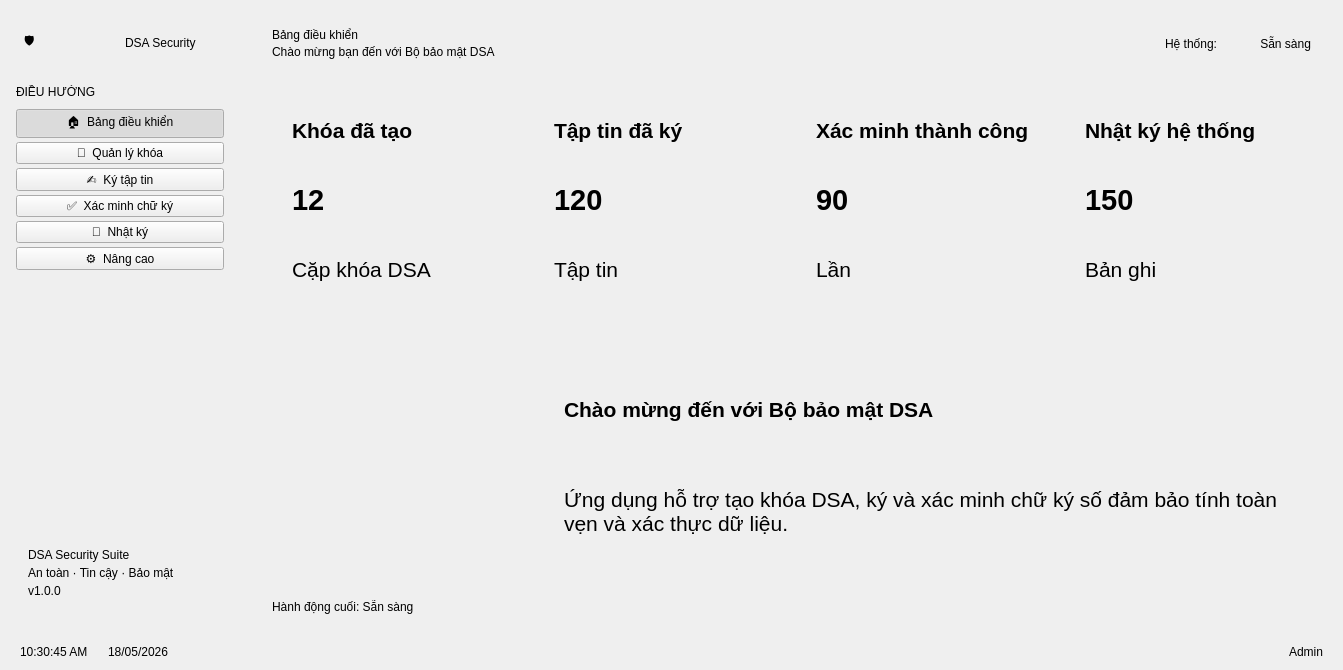
<?xml version="1.0" encoding="UTF-8"?>
<ui version="4.0">
 <class>MainWindow</class>
 <widget class="QMainWindow" name="MainWindow">
  <property name="geometry">
   <rect>
    <x>0</x>
    <y>0</y>
    <width>1343</width>
    <height>670</height>
   </rect>
  </property>
  <property name="windowTitle">
   <string>Bộ Bảo Mật DSA</string>
  </property>
  <widget class="QWidget" name="centralwidget">
   <layout class="QVBoxLayout" name="globalLayout">
    <property name="spacing">
     <number>0</number>
    </property>
    <property name="leftMargin">
     <number>0</number>
    </property>
    <property name="topMargin">
     <number>0</number>
    </property>
    <property name="rightMargin">
     <number>0</number>
    </property>
    <property name="bottomMargin">
     <number>0</number>
    </property>
    <item>
     <layout class="QHBoxLayout" name="bodyLayout">
      <property name="spacing">
       <number>0</number>
      </property>
      <item>
       <widget class="QFrame" name="sidebar">
        <property name="minimumSize">
         <size>
          <width>240</width>
          <height>0</height>
         </size>
        </property>
        <property name="maximumSize">
         <size>
          <width>240</width>
          <height>16777215</height>
         </size>
        </property>
        <layout class="QVBoxLayout" name="sidebarLayout">
         <property name="spacing">
          <number>4</number>
         </property>
         <property name="leftMargin">
          <number>16</number>
         </property>
         <property name="topMargin">
          <number>24</number>
         </property>
         <property name="rightMargin">
          <number>16</number>
         </property>
         <property name="bottomMargin">
          <number>24</number>
         </property>
         <item>
          <widget class="QFrame" name="logoFrame">
           <layout class="QHBoxLayout" name="logoLayout">
            <property name="spacing">
             <number>10</number>
            </property>
            <property name="leftMargin">
             <number>8</number>
            </property>
            <property name="topMargin">
             <number>8</number>
            </property>
            <property name="rightMargin">
             <number>8</number>
            </property>
            <property name="bottomMargin">
             <number>8</number>
            </property>
            <item>
             <widget class="QLabel" name="logoIcon">
              <property name="text">
               <string>🛡</string>
              </property>
             </widget>
            </item>
            <item>
             <widget class="QLabel" name="logoLabel">
              <property name="text">
               <string>DSA Security</string>
              </property>
             </widget>
            </item>
           </layout>
          </widget>
         </item>
         <item>
          <spacer name="logoSpacer">
           <property name="orientation">
            <enum>Qt::Orientation::Vertical</enum>
           </property>
           <property name="sizeType">
            <enum>QSizePolicy::Policy::Fixed</enum>
           </property>
           <property name="sizeHint" stdset="0">
            <size>
             <width>20</width>
             <height>20</height>
            </size>
           </property>
          </spacer>
         </item>
         <item>
          <widget class="QLabel" name="navSectionLabel">
           <property name="text">
            <string>ĐIỀU HƯỚNG</string>
           </property>
          </widget>
         </item>
         <item>
          <spacer name="navLabelSpacer">
           <property name="orientation">
            <enum>Qt::Orientation::Vertical</enum>
           </property>
           <property name="sizeType">
            <enum>QSizePolicy::Policy::Fixed</enum>
           </property>
           <property name="sizeHint" stdset="0">
            <size>
             <width>20</width>
             <height>6</height>
            </size>
           </property>
          </spacer>
         </item>
         <item>
          <widget class="QPushButton" name="btnDashboard">
           <property name="text">
            <string>🏠  Bảng điều khiển</string>
           </property>
           <property name="checkable">
            <bool>true</bool>
           </property>
           <property name="checked">
            <bool>true</bool>
           </property>
          </widget>
         </item>
         <item>
          <widget class="QPushButton" name="btnKeyManagement">
           <property name="text">
            <string>🔑  Quản lý khóa</string>
           </property>
           <property name="checkable">
            <bool>true</bool>
           </property>
          </widget>
         </item>
         <item>
          <widget class="QPushButton" name="btnSign">
           <property name="text">
            <string>✍️  Ký tập tin</string>
           </property>
           <property name="checkable">
            <bool>true</bool>
           </property>
          </widget>
         </item>
         <item>
          <widget class="QPushButton" name="btnVerify">
           <property name="text">
            <string>✅  Xác minh chữ ký</string>
           </property>
           <property name="checkable">
            <bool>true</bool>
           </property>
          </widget>
         </item>
         <item>
          <widget class="QPushButton" name="btnLogs">
           <property name="text">
            <string>📜  Nhật ký</string>
           </property>
           <property name="checkable">
            <bool>true</bool>
           </property>
          </widget>
         </item>
         <item>
          <widget class="QPushButton" name="btnAdvanced">
           <property name="text">
            <string>⚙️  Nâng cao</string>
           </property>
           <property name="checkable">
            <bool>true</bool>
           </property>
          </widget>
         </item>
         <item>
          <spacer name="verticalSpacer">
           <property name="orientation">
            <enum>Qt::Orientation::Vertical</enum>
           </property>
           <property name="sizeHint" stdset="0">
            <size>
             <width>20</width>
             <height>40</height>
            </size>
           </property>
          </spacer>
         </item>
         <item>
          <widget class="QFrame" name="brandCard">
           <layout class="QVBoxLayout" name="brandLayout">
            <property name="spacing">
             <number>4</number>
            </property>
            <property name="leftMargin">
             <number>12</number>
            </property>
            <property name="topMargin">
             <number>12</number>
            </property>
            <property name="rightMargin">
             <number>12</number>
            </property>
            <property name="bottomMargin">
             <number>12</number>
            </property>
            <item>
             <widget class="QLabel" name="brandTitle">
              <property name="text">
               <string>DSA Security Suite</string>
              </property>
              <property name="alignment">
               <set>Qt::AlignmentFlag::AlignLeading</set>
              </property>
             </widget>
            </item>
            <item>
             <widget class="QLabel" name="brandSub">
              <property name="text">
               <string>An toàn · Tin cậy · Bảo mật</string>
              </property>
              <property name="alignment">
               <set>Qt::AlignmentFlag::AlignLeading</set>
              </property>
             </widget>
            </item>
            <item>
             <widget class="QLabel" name="brandVersion">
              <property name="text">
               <string>v1.0.0</string>
              </property>
              <property name="alignment">
               <set>Qt::AlignmentFlag::AlignLeading</set>
              </property>
             </widget>
            </item>
           </layout>
          </widget>
         </item>
        </layout>
       </widget>
      </item>
      <item>
       <widget class="QFrame" name="mainContent">
        <layout class="QVBoxLayout" name="mainContentLayout">
         <property name="spacing">
          <number>20</number>
         </property>
         <property name="leftMargin">
          <number>32</number>
         </property>
         <property name="topMargin">
          <number>28</number>
         </property>
         <property name="rightMargin">
          <number>32</number>
         </property>
         <property name="bottomMargin">
          <number>20</number>
         </property>
         <item>
          <layout class="QHBoxLayout" name="headerRow">
           <item>
            <layout class="QVBoxLayout" name="titleHeaderStack">
             <property name="spacing">
              <number>3</number>
             </property>
             <item>
              <widget class="QLabel" name="mainTitle">
               <property name="text">
                <string>Bảng điều khiển</string>
               </property>
              </widget>
             </item>
             <item>
              <widget class="QLabel" name="subTitle">
               <property name="text">
                <string>Chào mừng bạn đến với Bộ bảo mật DSA</string>
               </property>
              </widget>
             </item>
            </layout>
           </item>
           <item>
            <spacer name="headerSpacer">
             <property name="orientation">
              <enum>Qt::Orientation::Horizontal</enum>
             </property>
             <property name="sizeHint" stdset="0">
              <size>
               <width>40</width>
               <height>20</height>
              </size>
             </property>
            </spacer>
           </item>
           <item>
            <widget class="QLabel" name="labelSystemStatus">
             <property name="text">
              <string>Hệ thống:             Sẵn sàng</string>
             </property>
             <property name="alignment">
              <set>Qt::AlignmentFlag::AlignRight|Qt::AlignmentFlag::AlignTrailing|Qt::AlignmentFlag::AlignVCenter</set>
             </property>
            </widget>
           </item>
          </layout>
         </item>
         <item>
          <widget class="QStackedWidget" name="stackedWidget">
           <property name="currentIndex">
            <number>0</number>
           </property>
           <widget class="QWidget" name="pageDashboard">
            <property name="styleSheet">
             <string notr="true"/>
            </property>
            <layout class="QVBoxLayout" name="dashboardPageLayout">
             <property name="spacing">
              <number>20</number>
             </property>
             <property name="leftMargin">
              <number>0</number>
             </property>
             <property name="topMargin">
              <number>0</number>
             </property>
             <property name="rightMargin">
              <number>0</number>
             </property>
             <property name="bottomMargin">
              <number>0</number>
             </property>
             <item>
              <layout class="QHBoxLayout" name="statsCardsLayout">
               <property name="spacing">
                <number>16</number>
               </property>
               <item>
                <widget class="QFrame" name="cardKey">
                 <layout class="QVBoxLayout" name="cardKeyLayout">
                  <property name="spacing">
                   <number>4</number>
                  </property>
                  <property name="leftMargin">
                   <number>20</number>
                  </property>
                  <property name="topMargin">
                   <number>18</number>
                  </property>
                  <property name="rightMargin">
                   <number>20</number>
                  </property>
                  <property name="bottomMargin">
                   <number>18</number>
                  </property>
                  <item>
                   <widget class="QLabel" name="cardKeyTitle">
                    <property name="font">
                     <font>
                      <pointsize>16</pointsize>
                      <bold>true</bold>
                     </font>
                    </property>
                    <property name="text">
                     <string>Khóa đã tạo</string>
                    </property>
                   </widget>
                  </item>
                  <item>
                   <widget class="QLabel" name="cardKeyVal">
                    <property name="font">
                     <font>
                      <pointsize>22</pointsize>
                      <bold>true</bold>
                     </font>
                    </property>
                    <property name="text">
                     <string>12</string>
                    </property>
                   </widget>
                  </item>
                  <item>
                   <widget class="QLabel" name="cardKeySub">
                    <property name="font">
                     <font>
                      <pointsize>16</pointsize>
                     </font>
                    </property>
                    <property name="text">
                     <string>Cặp khóa DSA</string>
                    </property>
                   </widget>
                  </item>
                 </layout>
                </widget>
               </item>
               <item>
                <widget class="QFrame" name="cardSign">
                 <layout class="QVBoxLayout" name="cardSignLayout">
                  <property name="spacing">
                   <number>4</number>
                  </property>
                  <property name="leftMargin">
                   <number>20</number>
                  </property>
                  <property name="topMargin">
                   <number>18</number>
                  </property>
                  <property name="rightMargin">
                   <number>20</number>
                  </property>
                  <property name="bottomMargin">
                   <number>18</number>
                  </property>
                  <item>
                   <widget class="QLabel" name="cardSignTitle">
                    <property name="font">
                     <font>
                      <pointsize>16</pointsize>
                      <bold>true</bold>
                     </font>
                    </property>
                    <property name="text">
                     <string>Tập tin đã ký</string>
                    </property>
                   </widget>
                  </item>
                  <item>
                   <widget class="QLabel" name="cardSignVal">
                    <property name="font">
                     <font>
                      <pointsize>22</pointsize>
                      <bold>true</bold>
                     </font>
                    </property>
                    <property name="text">
                     <string>120</string>
                    </property>
                   </widget>
                  </item>
                  <item>
                   <widget class="QLabel" name="cardSignSub">
                    <property name="font">
                     <font>
                      <pointsize>16</pointsize>
                     </font>
                    </property>
                    <property name="text">
                     <string>Tập tin</string>
                    </property>
                   </widget>
                  </item>
                 </layout>
                </widget>
               </item>
               <item>
                <widget class="QFrame" name="cardVerify">
                 <layout class="QVBoxLayout" name="cardVerifyLayout">
                  <property name="spacing">
                   <number>4</number>
                  </property>
                  <property name="leftMargin">
                   <number>20</number>
                  </property>
                  <property name="topMargin">
                   <number>18</number>
                  </property>
                  <property name="rightMargin">
                   <number>20</number>
                  </property>
                  <property name="bottomMargin">
                   <number>18</number>
                  </property>
                  <item>
                   <widget class="QLabel" name="cardVerifyTitle">
                    <property name="font">
                     <font>
                      <pointsize>16</pointsize>
                      <bold>true</bold>
                     </font>
                    </property>
                    <property name="text">
                     <string>Xác minh thành công</string>
                    </property>
                   </widget>
                  </item>
                  <item>
                   <widget class="QLabel" name="cardVerifyVal">
                    <property name="font">
                     <font>
                      <pointsize>22</pointsize>
                      <bold>true</bold>
                     </font>
                    </property>
                    <property name="text">
                     <string>90</string>
                    </property>
                   </widget>
                  </item>
                  <item>
                   <widget class="QLabel" name="cardVerifySub">
                    <property name="font">
                     <font>
                      <pointsize>16</pointsize>
                     </font>
                    </property>
                    <property name="text">
                     <string>Lần</string>
                    </property>
                   </widget>
                  </item>
                 </layout>
                </widget>
               </item>
               <item>
                <widget class="QFrame" name="cardLogs">
                 <layout class="QVBoxLayout" name="cardLogsLayout">
                  <property name="spacing">
                   <number>4</number>
                  </property>
                  <property name="leftMargin">
                   <number>20</number>
                  </property>
                  <property name="topMargin">
                   <number>18</number>
                  </property>
                  <property name="rightMargin">
                   <number>20</number>
                  </property>
                  <property name="bottomMargin">
                   <number>18</number>
                  </property>
                  <item>
                   <widget class="QLabel" name="cardLogsTitle">
                    <property name="font">
                     <font>
                      <pointsize>16</pointsize>
                      <bold>true</bold>
                     </font>
                    </property>
                    <property name="text">
                     <string>Nhật ký hệ thống</string>
                    </property>
                   </widget>
                  </item>
                  <item>
                   <widget class="QLabel" name="cardLogsVal">
                    <property name="font">
                     <font>
                      <pointsize>22</pointsize>
                      <bold>true</bold>
                     </font>
                    </property>
                    <property name="text">
                     <string>150</string>
                    </property>
                   </widget>
                  </item>
                  <item>
                   <widget class="QLabel" name="cardLogsSub">
                    <property name="font">
                     <font>
                      <pointsize>16</pointsize>
                     </font>
                    </property>
                    <property name="text">
                     <string>Bản ghi</string>
                    </property>
                   </widget>
                  </item>
                 </layout>
                </widget>
               </item>
              </layout>
             </item>
             <item>
              <widget class="QFrame" name="welcomeBannerCard">
               <layout class="QHBoxLayout" name="bannerInnerLayout">
                <property name="spacing">
                 <number>24</number>
                </property>
                <property name="leftMargin">
                 <number>28</number>
                </property>
                <property name="topMargin">
                 <number>24</number>
                </property>
                <property name="rightMargin">
                 <number>28</number>
                </property>
                <property name="bottomMargin">
                 <number>24</number>
                </property>
                <item>
                 <widget class="QLabel" name="bannerImagePlaceholder">
                  <property name="minimumSize">
                   <size>
                    <width>240</width>
                    <height>160</height>
                   </size>
                  </property>
                  <property name="maximumSize">
                   <size>
                    <width>240</width>
                    <height>160</height>
                   </size>
                  </property>
                  <property name="pixmap">
                   <pixmap>../lock.ico</pixmap>
                  </property>
                  <property name="scaledContents">
                   <bool>true</bool>
                  </property>
                  <property name="alignment">
                   <set>Qt::AlignmentFlag::AlignCenter</set>
                  </property>
                 </widget>
                </item>
                <item>
                 <layout class="QVBoxLayout" name="bannerTextLayout">
                  <property name="spacing">
                   <number>12</number>
                  </property>
                  <item>
                   <widget class="QLabel" name="bannerTitle">
                    <property name="font">
                     <font>
                      <pointsize>16</pointsize>
                      <bold>true</bold>
                     </font>
                    </property>
                    <property name="text">
                     <string>Chào mừng đến với Bộ bảo mật DSA</string>
                    </property>
                   </widget>
                  </item>
                  <item>
                   <widget class="QLabel" name="bannerDesc">
                    <property name="font">
                     <font>
                      <pointsize>16</pointsize>
                     </font>
                    </property>
                    <property name="text">
                     <string>Ứng dụng hỗ trợ tạo khóa DSA, ký và xác minh chữ ký số đảm bảo tính toàn vẹn và xác thực dữ liệu.</string>
                    </property>
                    <property name="wordWrap">
                     <bool>true</bool>
                    </property>
                   </widget>
                  </item>
                 </layout>
                </item>
               </layout>
              </widget>
             </item>
            </layout>
           </widget>
           <widget class="QWidget" name="pageKeyManagement">
            <layout class="QVBoxLayout" name="keyPageLayout">
             <property name="spacing">
              <number>16</number>
             </property>
             <property name="leftMargin">
              <number>0</number>
             </property>
             <property name="topMargin">
              <number>0</number>
             </property>
             <property name="rightMargin">
              <number>0</number>
             </property>
             <property name="bottomMargin">
              <number>0</number>
             </property>
             <item>
              <widget class="QFrame" name="keyActionsCard">
               <layout class="QHBoxLayout" name="keyActionsLayout">
                <property name="spacing">
                 <number>12</number>
                </property>
                <property name="leftMargin">
                 <number>20</number>
                </property>
                <property name="topMargin">
                 <number>16</number>
                </property>
                <property name="rightMargin">
                 <number>20</number>
                </property>
                <property name="bottomMargin">
                 <number>16</number>
                </property>
                <item>
                 <widget class="QPushButton" name="btnGenerateKeys">
                  <property name="text">
                   <string>🔑  Tạo Cặp Khóa Mới</string>
                  </property>
                 </widget>
                </item>
                <item>
                 <widget class="QPushButton" name="btnSaveKeyPair">
                  <property name="text">
                   <string>⬇️  Tải Xuống Cả 2 Khóa</string>
                  </property>
                 </widget>
                </item>
                <item>
                 <spacer name="keyActionsSpacer">
                  <property name="orientation">
                   <enum>Qt::Orientation::Horizontal</enum>
                  </property>
                  <property name="sizeHint" stdset="0">
                   <size>
                    <width>40</width>
                    <height>20</height>
                   </size>
                  </property>
                 </spacer>
                </item>
                <item>
                 <widget class="QLabel" name="labelLoadedKey">
                  <property name="text">
                   <string>Chưa nạp khóa</string>
                  </property>
                  <property name="alignment">
                   <set>Qt::AlignmentFlag::AlignRight|Qt::AlignmentFlag::AlignTrailing|Qt::AlignmentFlag::AlignVCenter</set>
                  </property>
                 </widget>
                </item>
               </layout>
              </widget>
             </item>
             <item>
              <widget class="QTextEdit" name="textKeyInfo">
               <property name="readOnly">
                <bool>true</bool>
               </property>
               <property name="placeholderText">
                <string>Thông tin khóa sẽ hiển thị tại đây sau khi tạo...</string>
               </property>
              </widget>
             </item>
            </layout>
           </widget>
           <widget class="QWidget" name="pageSign">
            <layout class="QVBoxLayout" name="signPageLayout">
             <property name="spacing">
              <number>14</number>
             </property>
             <property name="leftMargin">
              <number>0</number>
             </property>
             <property name="topMargin">
              <number>0</number>
             </property>
             <property name="rightMargin">
              <number>0</number>
             </property>
             <property name="bottomMargin">
              <number>0</number>
             </property>
             <item>
              <widget class="QFrame" name="signFormCard">
               <layout class="QVBoxLayout" name="signFormLayout">
                <property name="spacing">
                 <number>12</number>
                </property>
                <property name="leftMargin">
                 <number>24</number>
                </property>
                <property name="topMargin">
                 <number>20</number>
                </property>
                <property name="rightMargin">
                 <number>24</number>
                </property>
                <property name="bottomMargin">
                 <number>20</number>
                </property>
                <item>
                 <widget class="QLabel" name="labelSignFileTitle">
                  <property name="text">
                   <string>Tập tin cần ký</string>
                  </property>
                 </widget>
                </item>
                <item>
                 <layout class="QHBoxLayout" name="signFileRow">
                  <property name="spacing">
                   <number>8</number>
                  </property>
                  <item>
                   <widget class="QLineEdit" name="lineSignFile">
                    <property name="placeholderText">
                     <string>Chọn hoặc nhập đường dẫn tập tin...</string>
                    </property>
                   </widget>
                  </item>
                  <item>
                   <widget class="QPushButton" name="btnChooseSignFile">
                    <property name="text">
                     <string>📁 Chọn file</string>
                    </property>
                   </widget>
                  </item>
                 </layout>
                </item>
                <item>
                 <widget class="QLabel" name="labelPrivateKeyTitle">
                  <property name="text">
                   <string>Khóa bí mật</string>
                  </property>
                 </widget>
                </item>
                <item>
                 <layout class="QHBoxLayout" name="privKeyRow">
                  <property name="spacing">
                   <number>8</number>
                  </property>
                  <item>
                   <widget class="QLineEdit" name="linePrivateKey">
                    <property name="placeholderText">
                     <string>Đường dẫn đến khóa bí mật (.pem)...</string>
                    </property>
                   </widget>
                  </item>
                  <item>
                   <widget class="QPushButton" name="btnChoosePrivateKey">
                    <property name="text">
                     <string>🔐 Chọn khóa</string>
                    </property>
                   </widget>
                  </item>
                 </layout>
                </item>
                <item>
                 <widget class="QPushButton" name="btnSignFile">
                  <property name="text">
                   <string>Thực hiện Ký số</string>
                  </property>
                 </widget>
                </item>
               </layout>
              </widget>
             </item>
             <item>
              <widget class="QTextEdit" name="textSign">
               <property name="readOnly">
                <bool>true</bool>
               </property>
               <property name="placeholderText">
                <string>Kết quả ký số sẽ hiển thị tại đây...</string>
               </property>
              </widget>
             </item>
            </layout>
           </widget>
           <widget class="QWidget" name="pageVerify">
            <layout class="QVBoxLayout" name="verifyPageLayout">
             <property name="spacing">
              <number>14</number>
             </property>
             <property name="leftMargin">
              <number>0</number>
             </property>
             <property name="topMargin">
              <number>0</number>
             </property>
             <property name="rightMargin">
              <number>0</number>
             </property>
             <property name="bottomMargin">
              <number>0</number>
             </property>
             <item>
              <widget class="QFrame" name="verifyFormCard">
               <layout class="QVBoxLayout" name="verifyFormLayout">
                <property name="spacing">
                 <number>12</number>
                </property>
                <property name="leftMargin">
                 <number>24</number>
                </property>
                <property name="topMargin">
                 <number>20</number>
                </property>
                <property name="rightMargin">
                 <number>24</number>
                </property>
                <property name="bottomMargin">
                 <number>20</number>
                </property>
                <item>
                 <widget class="QLabel" name="labelVerifyFileTitle">
                  <property name="font">
                   <font>
                    <pointsize>16</pointsize>
                   </font>
                  </property>
                  <property name="text">
                   <string>Tập tin cần kiểm tra</string>
                  </property>
                 </widget>
                </item>
                <item>
                 <layout class="QHBoxLayout" name="verifyFileRow">
                  <property name="spacing">
                   <number>8</number>
                  </property>
                  <item>
                   <widget class="QLineEdit" name="lineVerifyFile">
                    <property name="placeholderText">
                     <string>Chọn hoặc nhập đường dẫn tập tin...</string>
                    </property>
                   </widget>
                  </item>
                  <item>
                   <widget class="QPushButton" name="btnChooseVerifyFile">
                    <property name="text">
                     <string>📁 Chọn file</string>
                    </property>
                   </widget>
                  </item>
                 </layout>
                </item>
                <item>
                 <widget class="QLabel" name="labelSigFileTitle">
                  <property name="font">
                   <font>
                    <pointsize>18</pointsize>
                   </font>
                  </property>
                  <property name="text">
                   <string>Tập tin chữ ký (.sig)</string>
                  </property>
                 </widget>
                </item>
                <item>
                 <layout class="QHBoxLayout" name="sigFileRow">
                  <property name="spacing">
                   <number>8</number>
                  </property>
                  <item>
                   <widget class="QLineEdit" name="lineSignatureFile">
                    <property name="placeholderText">
                     <string>Đường dẫn đến tập tin chữ ký...</string>
                    </property>
                   </widget>
                  </item>
                  <item>
                   <widget class="QPushButton" name="btnChooseSignatureFile">
                    <property name="text">
                     <string>📁 Chọn file</string>
                    </property>
                   </widget>
                  </item>
                 </layout>
                </item>
                <item>
                 <widget class="QLabel" name="labelPubKeyTitle">
                  <property name="font">
                   <font>
                    <pointsize>18</pointsize>
                   </font>
                  </property>
                  <property name="text">
                   <string>Khóa công khai</string>
                  </property>
                 </widget>
                </item>
                <item>
                 <layout class="QHBoxLayout" name="pubKeyRow">
                  <property name="spacing">
                   <number>8</number>
                  </property>
                  <item>
                   <widget class="QLineEdit" name="linePublicKey">
                    <property name="placeholderText">
                     <string>Đường dẫn đến khóa công khai (.pem)...</string>
                    </property>
                   </widget>
                  </item>
                  <item>
                   <widget class="QPushButton" name="btnChoosePublicKey">
                    <property name="text">
                     <string>🔐 Chọn khóa</string>
                    </property>
                   </widget>
                  </item>
                 </layout>
                </item>
                <item>
                 <layout class="QHBoxLayout" name="verifyActionRow">
                  <property name="spacing">
                   <number>16</number>
                  </property>
                  <item>
                   <widget class="QPushButton" name="btnVerifySignature">
                    <property name="text">
                     <string>Xác minh Chữ ký</string>
                    </property>
                   </widget>
                  </item>
                  <item>
                   <widget class="QLabel" name="labelVerifyResult">
                    <property name="enabled">
                     <bool>false</bool>
                    </property>
                    <property name="font">
                     <font>
                      <pointsize>20</pointsize>
                      <bold>true</bold>
                     </font>
                    </property>
                    <property name="text">
                     <string>Chờ xác minh...</string>
                    </property>
                    <property name="alignment">
                     <set>Qt::AlignmentFlag::AlignLeading|Qt::AlignmentFlag::AlignLeft|Qt::AlignmentFlag::AlignVCenter</set>
                    </property>
                   </widget>
                  </item>
                 </layout>
                </item>
               </layout>
              </widget>
             </item>
            </layout>
           </widget>
           <widget class="QWidget" name="pageLogs">
            <layout class="QVBoxLayout" name="logsPageLayout">
             <property name="spacing">
              <number>0</number>
             </property>
             <property name="leftMargin">
              <number>0</number>
             </property>
             <property name="topMargin">
              <number>0</number>
             </property>
             <property name="rightMargin">
              <number>0</number>
             </property>
             <property name="bottomMargin">
              <number>0</number>
             </property>
             <item>
              <widget class="QPlainTextEdit" name="plainTextEditLogs">
               <property name="readOnly">
                <bool>true</bool>
               </property>
               <property name="placeholderText">
                <string>Nhật ký hệ thống sẽ xuất hiện tại đây...</string>
               </property>
              </widget>
             </item>
            </layout>
           </widget>
           <widget class="QWidget" name="pageAdvanced">
            <layout class="QVBoxLayout" name="advancedPageLayout">
             <property name="spacing">
              <number>14</number>
             </property>
             <property name="leftMargin">
              <number>0</number>
             </property>
             <property name="topMargin">
              <number>0</number>
             </property>
             <property name="rightMargin">
              <number>0</number>
             </property>
             <property name="bottomMargin">
              <number>0</number>
             </property>
             <item>
              <widget class="QFrame" name="advancedActionsCard">
               <layout class="QHBoxLayout" name="advancedActionsLayout">
                <property name="leftMargin">
                 <number>20</number>
                </property>
                <property name="topMargin">
                 <number>16</number>
                </property>
                <property name="rightMargin">
                 <number>20</number>
                </property>
                <property name="bottomMargin">
                 <number>16</number>
                </property>
                <item>
                 <widget class="QPushButton" name="btnGenerateParameters">
                  <property name="text">
                   <string>⚙️  Tạo tham số DSA</string>
                  </property>
                 </widget>
                </item>
                <item>
                 <spacer name="advancedSpacer">
                  <property name="orientation">
                   <enum>Qt::Orientation::Horizontal</enum>
                  </property>
                  <property name="sizeHint" stdset="0">
                   <size>
                    <width>40</width>
                    <height>20</height>
                   </size>
                  </property>
                 </spacer>
                </item>
               </layout>
              </widget>
             </item>
             <item>
              <widget class="QTextEdit" name="textParameters">
               <property name="placeholderText">
                <string>Tham số DSA sẽ hiển thị tại đây...</string>
               </property>
              </widget>
             </item>
            </layout>
           </widget>
          </widget>
         </item>
         <item>
          <widget class="QFrame" name="statusBar">
           <property name="maximumSize">
            <size>
             <width>16777215</width>
             <height>36</height>
            </size>
           </property>
           <layout class="QHBoxLayout" name="statusBarLayout">
            <property name="spacing">
             <number>16</number>
            </property>
            <property name="leftMargin">
             <number>0</number>
            </property>
            <property name="topMargin">
             <number>0</number>
            </property>
            <property name="rightMargin">
             <number>0</number>
            </property>
            <property name="bottomMargin">
             <number>0</number>
            </property>
            <item>
             <widget class="QLabel" name="labelLastAction">
              <property name="text">
               <string>Hành động cuối: Sẵn sàng</string>
              </property>
             </widget>
            </item>
           </layout>
          </widget>
         </item>
        </layout>
       </widget>
      </item>
     </layout>
    </item>
    <item>
     <widget class="QFrame" name="footerBar">
      <property name="minimumSize">
       <size>
        <width>0</width>
        <height>36</height>
       </size>
      </property>
      <property name="maximumSize">
       <size>
        <width>16777215</width>
        <height>36</height>
       </size>
      </property>
      <layout class="QHBoxLayout" name="footerLayout">
       <property name="spacing">
        <number>20</number>
       </property>
       <property name="leftMargin">
        <number>20</number>
       </property>
       <property name="topMargin">
        <number>0</number>
       </property>
       <property name="rightMargin">
        <number>20</number>
       </property>
       <property name="bottomMargin">
        <number>0</number>
       </property>
       <item>
        <widget class="QLabel" name="lblTime">
         <property name="text">
          <string>10:30:45 AM</string>
         </property>
        </widget>
       </item>
       <item>
        <widget class="QLabel" name="lblDate">
         <property name="text">
          <string>18/05/2026</string>
         </property>
        </widget>
       </item>
       <item>
        <spacer name="footerSpacer">
         <property name="orientation">
          <enum>Qt::Orientation::Horizontal</enum>
         </property>
         <property name="sizeHint" stdset="0">
          <size>
           <width>40</width>
           <height>20</height>
          </size>
         </property>
        </spacer>
       </item>
       <item>
        <widget class="QLabel" name="lblUser">
         <property name="text">
          <string>Admin</string>
         </property>
        </widget>
       </item>
      </layout>
     </widget>
    </item>
   </layout>
  </widget>
 </widget>
 <resources/>
 <connections/>
</ui>
